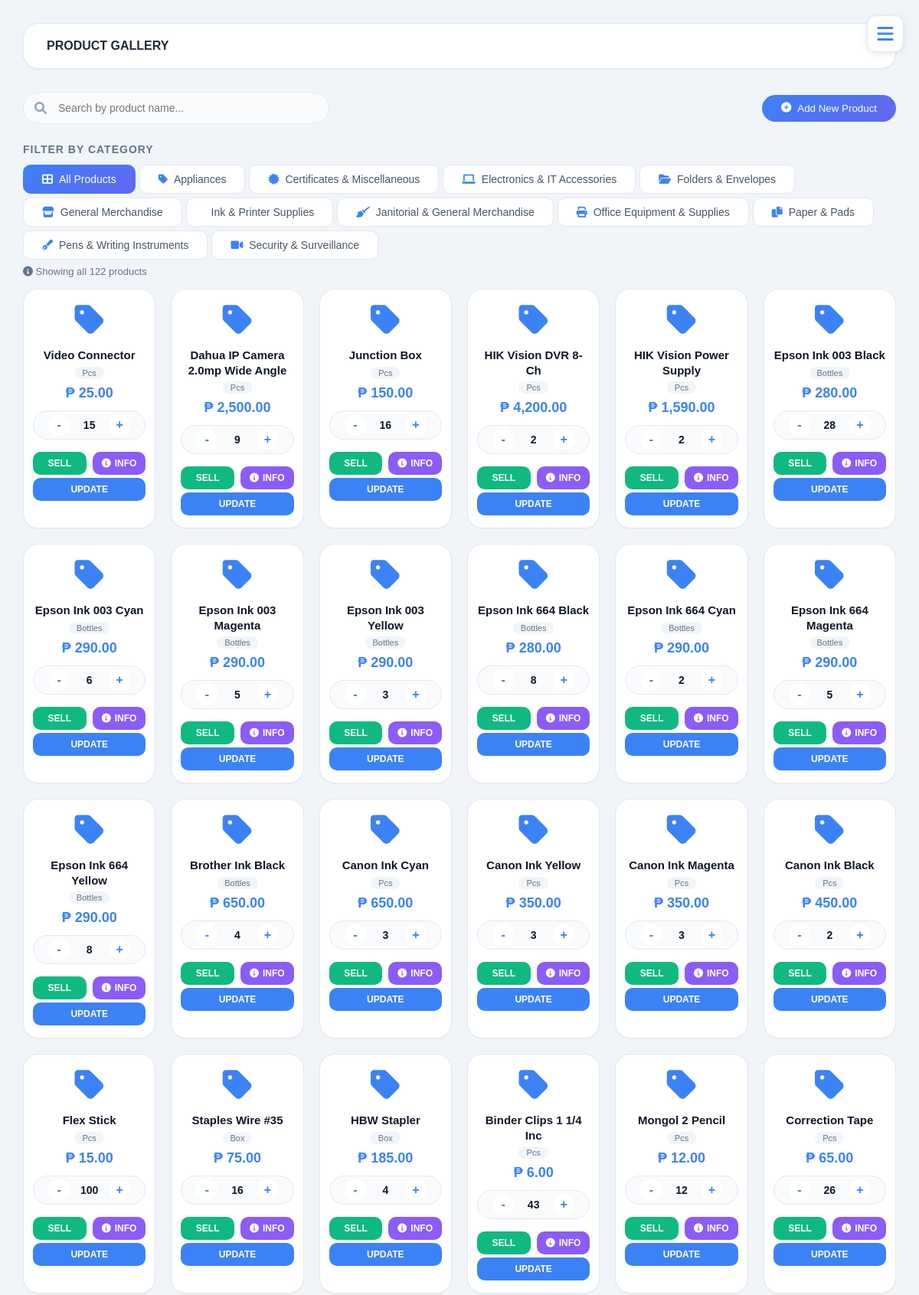
/web/all_products.php (signed in, upper part), run on the app's committed database.
### tables this page shows
CREATE TABLE `merchandise_inventory` (
  `id` int(11) NOT NULL PRIMARY KEY AUTO_INCREMENT,
  `product_name` varchar(255) NOT NULL,
  `unit` varchar(100) DEFAULT NULL,
  `qty_on_hand` int(11) NOT NULL DEFAULT 0,
  `selling_price` int(11) NOT NULL,
  `last_restocked` varchar(100) DEFAULT NULL,
  `description` text DEFAULT NULL,
  `category` varchar(100) DEFAULT NULL
);

### web/all_products.php (the view, shortened to what this page needs)
<?php
require_once 'access_sessions.php';
$stmt = $pdo->prepare("SELECT * FROM merchandise_inventory");
$stmt->execute();
$allProducts = $stmt->fetchAll();
$stmt = $pdo->prepare("SELECT DISTINCT category FROM merchandise_inventory WHERE category IS NOT NULL AND category != '' ORDER BY category ASC");
$stmt->execute();
$categories = $stmt->fetchAll(PDO::FETCH_COLUMN);
$categoryIcons = [
    'Paper & Pads' => 'fas fa-copy',
    'Folders & Envelopes' => 'fas fa-folder-open',
    'Pens & Writing Instruments' => 'fas fa-pen-fancy',
    'Office Equipment & Supplies' => 'fas fa-print',
    'Ink & Printer Supplies' => 'fas fa-ink',
    'Electronics & IT Accessories' => 'fas fa-laptop',
    'Security & Surveillance' => 'fas fa-video',
    'Janitorial & General Merchandise' => 'fas fa-broom',
    'Certificates & Miscellaneous' => 'fas fa-certificate',
    'General Merchandise' => 'fas fa-store',
    'Home Appliances' => 'fas fa-plug'
];
?>
<!DOCTYPE html>
<html lang="en">
<head>
    <link rel="stylesheet" href="https://cdnjs.cloudflare.com/ajax/libs/font-awesome/6.0.0/css/all.min.css">
</head>
<body>
    <div class="app-wrapper">
        <div class="burger-btn" id="burgerBtn">
            <i class="fas fa-bars"></i>
        </div>
        <main class="main-content">
            <div class="dashboard-header">
                <div class="welcome">
                    <h4>PRODUCT GALLERY</h4>
                </div>
            </div>
            <div class="top-bar">
                <div class="search-wrapper">
                    <i class="fas fa-search"></i>
                    <input type="text" id="liveSearchInput" class="search-input" placeholder="Search by product name..."
                        autocomplete="off">
                </div>
                <button class="add-product-btn" id="addProductBtn">
                    <i class="fas fa-plus-circle"></i> Add New Product
                </button>
            </div>
            <div class="category-section">
                <div class="category-title">FILTER BY CATEGORY</div>
                <div class="category-buttons" id="categoryButtonsContainer">
                    <button class="category-btn reset-btn active" data-category="all">
                        <i class="fas fa-th-large"></i> All Products
                    </button>
                    <?php foreach ($categories as $category): ?>
                        <?php if (!empty($category)): ?>
                            <button class="category-btn" data-category="<?php echo htmlspecialchars($category); ?>">
                                <i
                                    class="<?php echo isset($categoryIcons[$category]) ? $categoryIcons[$category] : 'fas fa-tag'; ?>"></i>
                                <?php echo htmlspecialchars($category); ?>
                            </button>
                        <?php endif; ?>
                    <?php endforeach; ?>
                </div>
            </div>
            <div id="searchInfo" class="search-info"></div>
            <div class="products-grid" id="productsGrid">
                <?php if (empty($allProducts)): ?>
                    <div style="grid-column: 1/-1; text-align: center; padding: 60px; color: #94a3b8;">
                        <i class="fas fa-box-open" style="font-size: 48px; margin-bottom: 15px; display: block;"></i>
                        No products found. Click "Add New Product" to get started.
                    </div>
                <?php else: ?>
                    <?php foreach ($allProducts as $product): ?>
                        <div class="product-card" data-id="<?php echo $product['id']; ?>"
                            data-name="<?php echo strtolower(htmlspecialchars($product['product_name'])); ?>"
                            data-fullname="<?php echo htmlspecialchars($product['product_name']); ?>"
                            data-category="<?php echo htmlspecialchars($product['category'] ?? ''); ?>"
                            data-description="<?php echo htmlspecialchars($product['description'] ?? ''); ?>"
                            data-unit="<?php echo htmlspecialchars($product['unit'] ?? 'Pcs'); ?>"
                            data-price="<?php echo number_format($product['selling_price'], 2); ?>"
                            data-qty="<?php echo number_format($product['qty_on_hand']); ?>"
                            data-first-letter="<?php echo strtolower(substr(htmlspecialchars($product['product_name']), 0, 1)); ?>">
                            <div class="product-icon">
                                <i class="fas fa-tag"></i>
                            </div>
                            <div class="product-title"><?php echo htmlspecialchars($product['product_name']); ?></div>
                            <div class="product-unit"><?php echo htmlspecialchars($product['unit'] ?? 'Pcs'); ?></div>
                            <div class="product-price">₱ <?php echo number_format($product['selling_price'], 2); ?></div>
                            <div class="card-qty-control">
                                <button class="card-qty-btn decrement-card" data-id="<?php echo $product['id']; ?>">-</button>
                                <span class="card-qty-value"
                                    id="qty-<?php echo $product['id']; ?>"><?php echo number_format($product['qty_on_hand']); ?></span>
                                <button class="card-qty-btn increment-card" data-id="<?php echo $product['id']; ?>">+</button>
                            </div>
                            <div class="card-actions">
                                <button class="sell-btn" data-id="<?php echo $product['id']; ?>">SELL</button>
                                <button class="desc-btn" data-id="<?php echo $product['id']; ?>">
                                    <i class="fas fa-info-circle"></i> INFO
                                </button>
                            </div>
                            <div class="card-actions" style="margin-top: 4px;">
                                <button class="update-btn" data-id="<?php echo $product['id']; ?>" style="width: 100%;">UPDATE</button>
                            </div>
                        </div>
                    <?php endforeach; ?>
                <?php endif; ?>
            </div>
        </main>
    </div>
</body>
</html>

### web/all_products.php (style rules this page uses)
* { margin: 0; padding: 0; box-sizing: border-box; font-family: 'Poppins', sans-serif; }
body { background: #f1f5f9; color: #1e293b; min-height: 100vh; display: flex; flex-direction: column; }
.app-wrapper { flex: 1; display: flex; flex-direction: column; }
.main-content { flex: 1; padding: 30px; overflow-y: auto; }
.dashboard-header { display: flex; justify-content: space-between; align-items: center; margin-bottom: 30px; background: #ffffff; padding: 20px 30px; border-radius: 20px; border: 1px solid #e2e8f0; box-shadow: 0 1px 3px rgba(0, 0, 0, 0.05); }
.burger-btn { position: fixed; top: 20px; right: 20px; width: 48px; height: 48px; background: #ffffff; border: 1px solid #e2e8f0; border-radius: 12px; display: flex; align-items: center; justify-content: center; cursor: pointer; z-index: 1001; box-shadow: 0 2px 8px rgba(0, 0, 0, 0.1); transition: all 0.3s; }
.burger-btn i { font-size: 24px; color: #3b82f6; }
.top-bar { display: flex; justify-content: space-between; align-items: center; flex-wrap: wrap; gap: 15px; margin-bottom: 25px; }
.search-wrapper { flex: 1; position: relative; max-width: 400px; }
.search-wrapper i { position: absolute; left: 15px; top: 50%; transform: translateY(-50%); color: #94a3b8; }
.search-input { width: 100%; padding: 12px 15px 12px 45px; background: #f8fafc; border: 1px solid #e2e8f0; border-radius: 30px; font-size: 14px; transition: all 0.3s; }
.add-product-btn { background: linear-gradient(145deg, #3b82f6, #6366f1); border: none; border-radius: 30px; padding: 10px 25px; color: #ffffff; font-weight: 16px; cursor: pointer; transition: all 0.3s; display: flex; align-items: center; gap: 8px; }
.category-title { font-size: 14px; font-weight: 600; color: #64748b; margin-bottom: 12px; text-transform: uppercase; letter-spacing: 1px; }
.category-buttons { display: flex; flex-wrap: wrap; gap: 5px; }
.category-btn { background: #ffffff; border: 1px solid #e2e8f0; border-radius: 10px; padding: 10px 24px; font-size: 14px; font-weight: 500; color: #475569; cursor: pointer; transition: all 0.3s; display: flex; align-items: center; gap: 8px; }
.category-btn i { font-size: 14px; color: #3b82f6; }
.category-btn.active { background: linear-gradient(145deg, #3b82f6, #6366f1); border-color: #3b82f6; color: white; }
.category-btn.active i { color: white; }
.reset-btn { background: #f1f5f9; border-color: #e2e8f0; }
.search-info { font-size: 13px; color: #64748b; margin-top: 8px; margin-bottom: 15px; }
.products-grid { display: grid; grid-template-columns: repeat(auto-fill, minmax(160px, 1fr)); gap: 20px; margin-top: 10px; }
.product-card { background: #ffffff; border-radius: 20px; padding: 16px 12px; text-align: center; transition: all 0.3s; border: 1px solid #e2e8f0; display: flex; flex-direction: column; align-items: center; box-shadow: 0 1px 2px rgba(0, 0, 0, 0.03); }
.product-icon { font-size: 44px; color: #3b82f6; margin-bottom: 10px; }
.product-title { font-size: 15px; font-weight: 700; margin-bottom: 5px; color: #0f172a; line-height: 1.3; }
.product-unit { font-size: 11px; color: #64748b; margin-bottom: 8px; background: #f1f5f9; padding: 2px 10px; border-radius: 20px; display: inline-block; }
.product-price { font-size: 18px; font-weight: 800; color: #3b82f6; margin-bottom: 12px; }
.card-qty-control { display: flex; align-items: center; justify-content: center; gap: 8px; background: #f8fafc; border-radius: 40px; padding: 4px 8px; margin-bottom: 12px; width: 100%; border: 1px solid #e2e8f0; }
.card-qty-btn { background: #ffffff; border: none; width: 28px; height: 28px; border-radius: 50%; font-size: 16px; font-weight: bold; color: #3b82f6; cursor: pointer; transition: 0.2s; }
.card-qty-value { font-size: 14px; font-weight: 600; min-width: 35px; text-align: center; color: #0f172a; }
.card-actions { display: flex; gap: 8px; width: 100%; margin-top: 4px; }
.sell-btn, .update-btn, .desc-btn { flex: 1; border: none; border-radius: 10px; padding: 8px 0; font-weight: 600; font-size: 12px; cursor: pointer; transition: 0.2s; display: flex; align-items: center; justify-content: center; gap: 5px; }
.sell-btn { background: #10b981; color: white; }
.update-btn { background: #3b82f6; color: white; }
.desc-btn { background: #8b5cf6; color: white; }

### data on the page
merchandise_inventory: product_name "Video Connector", unit "Pcs", selling_price "25.00", qty_on_hand "15", $product['id'] 1 (drawn)
merchandise_inventory: product_name "Dahua IP Camera 2.0mp Wide Angle", unit "Pcs", selling_price "2,500.00", qty_on_hand "9"
merchandise_inventory: product_name "Junction Box", unit "Pcs", selling_price "150.00", qty_on_hand "16"
merchandise_inventory: product_name "HIK Vision DVR 8-Ch", unit "Pcs", selling_price "4,200.00", qty_on_hand "2"
merchandise_inventory: product_name "HIK Vision Power Supply", unit "Pcs", selling_price "1,590.00", qty_on_hand "2"
merchandise_inventory: product_name "Epson Ink 003 Black", unit "Bottles", selling_price "280.00", qty_on_hand "28"
merchandise_inventory: product_name "Epson Ink 003 Cyan", unit "Bottles", selling_price "290.00", qty_on_hand "6"
merchandise_inventory: product_name "Epson Ink 003 Magenta", unit "Bottles", selling_price "290.00", qty_on_hand "5"
merchandise_inventory: product_name "Epson Ink 003 Yellow", unit "Bottles", selling_price "290.00", qty_on_hand "3"
merchandise_inventory: product_name "Epson Ink 664 Black", unit "Bottles", selling_price "280.00", qty_on_hand "8", $product['id'] 10 (drawn)
merchandise_inventory: product_name "Epson Ink 664 Cyan", unit "Bottles", selling_price "290.00", qty_on_hand "2"
merchandise_inventory: product_name "Epson Ink 664 Magenta", unit "Bottles", selling_price "290.00", qty_on_hand "5"
merchandise_inventory: product_name "Epson Ink 664 Yellow", unit "Bottles", selling_price "290.00", qty_on_hand "8"
merchandise_inventory: product_name "Brother Ink Black", unit "Bottles", selling_price "650.00", qty_on_hand "4"
merchandise_inventory: product_name "Canon Ink Cyan", unit "Pcs", selling_price "650.00", qty_on_hand "3"
merchandise_inventory: product_name "Canon Ink Yellow", unit "Pcs", selling_price "350.00", qty_on_hand "3"
merchandise_inventory: product_name "Canon Ink Magenta", unit "Pcs", selling_price "350.00", qty_on_hand "3"
merchandise_inventory: product_name "Canon Ink Black", unit "Pcs", selling_price "450.00", qty_on_hand "2"
merchandise_inventory: product_name "Flex Stick", unit "Pcs", selling_price "15.00", qty_on_hand "100"
merchandise_inventory: product_name "Staples Wire #35", unit "Box", selling_price "75.00", qty_on_hand "16"
merchandise_inventory: product_name "HBW Stapler", unit "Box", selling_price "185.00", qty_on_hand "4"
merchandise_inventory: product_name "Binder Clips 1 1/4 Inc", unit "Pcs", selling_price "6.00", qty_on_hand "43"
merchandise_inventory: product_name "Mongol 2 Pencil", unit "Pcs", selling_price "12.00", qty_on_hand "12"
merchandise_inventory: product_name "Correction Tape", unit "Pcs", selling_price "65.00", qty_on_hand "26"

### other printed values
$category "Appliances"
$category "Certificates & Miscellaneous"
$category "Electronics & IT Accessories"
$category "Folders & Envelopes"
$category "General Merchandise"
$category "Ink & Printer Supplies"
$category "Janitorial & General Merchandise"
$category "Office Equipment & Supplies"
$category "Paper & Pads"
$category "Pens & Writing Instruments"
$category "Security & Surveillance"
